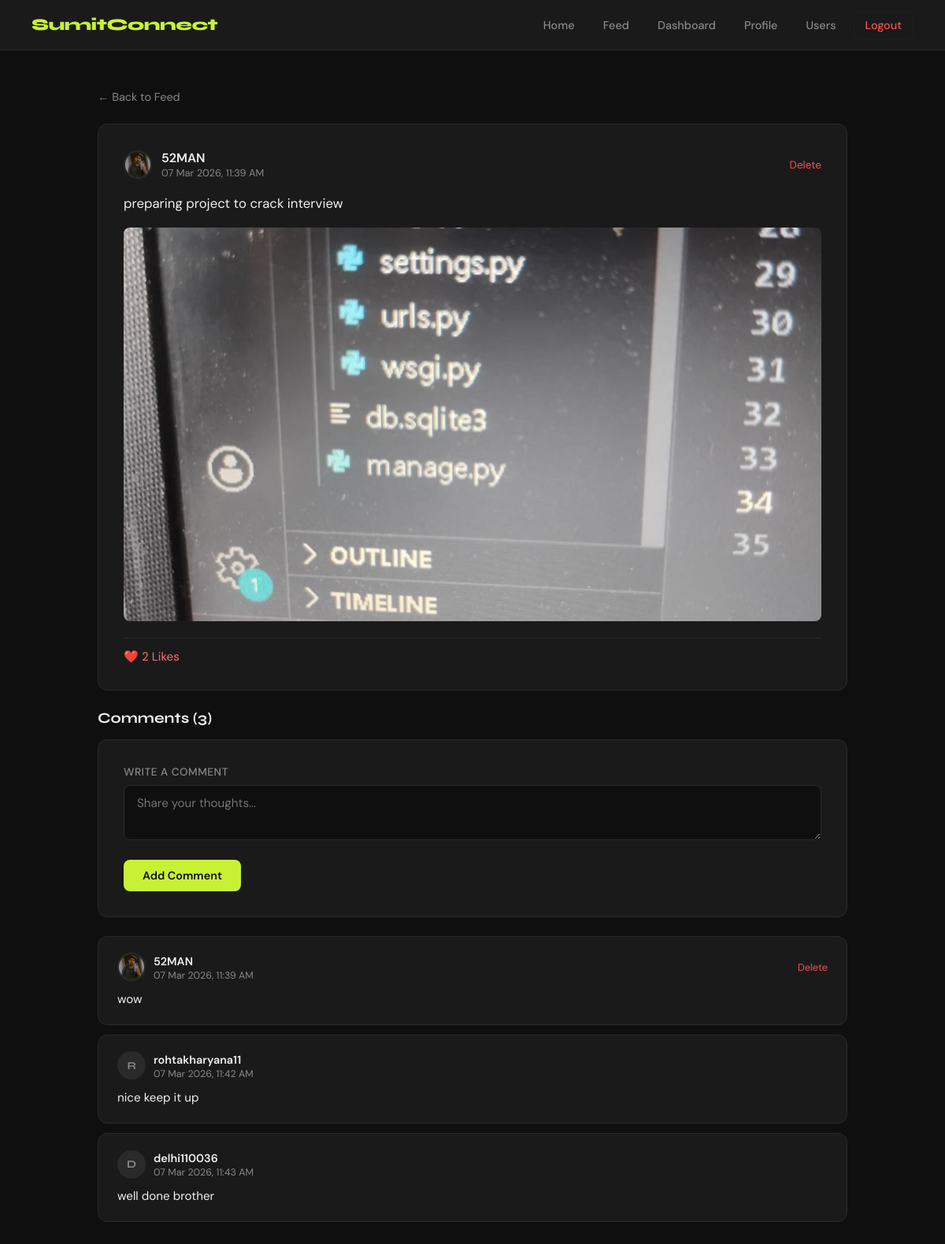
The page /feed/post/1/ (signed in) on the database its author committed.
### accounts/models.py (models this page shows, shortened)
class Post(models.Model):
    author = models.ForeignKey(User, on_delete=models.CASCADE, related_name='posts')
    content = models.TextField()
    image = models.ImageField(upload_to='post_images/', blank=True, null=True)
    created_at = models.DateTimeField(auto_now_add=True)
    updated_at = models.DateTimeField(auto_now=True)
    class Meta:
        ordering = ['-created_at']  # Newest posts first
    def likes_count(self):
        return self.likes.count()
    def comments_count(self):
        return self.comments.count()
    def is_liked_by(self, user):
        return self.likes.filter(user=user).exists()

class Profile(models.Model):
    user = models.OneToOneField(User, on_delete=models.CASCADE)
    bio = models.TextField(blank=True)
    profile_picture = models.ImageField(upload_to='profile_pics/', blank=True, null=True)

class Comment(models.Model):
    user = models.ForeignKey(User, on_delete=models.CASCADE, related_name='comments')
    post = models.ForeignKey(Post, on_delete=models.CASCADE, related_name='comments')
    content = models.TextField()
    created_at = models.DateTimeField(auto_now_add=True)
    class Meta:
        ordering = ['created_at']  # Oldest comments first

### accounts/views.py (the view, shortened to what this page needs)
# urls.py: path('feed/post/<int:post_id>/', views.post_detail, name='post_detail'),
@login_required
def post_detail(request, post_id):
    post = get_object_or_404(Post, id=post_id)
    comments = post.comments.all()
    post.liked_by_user = post.is_liked_by(request.user)
    context = {
        'post': post,
        'comments': comments,
    }
    return render(request, 'accounts/post_detail.html', context)

### accounts/templates/accounts/post_detail.html (shortened to what this page needs)
{% extends 'accounts/base.html' %}
{% block content %}
<a href="{% url 'feed' %}" class="text-muted" style="text-decoration:none; font-size:0.9rem;">
  ← Back to Feed
</a>
<div class="card" style="margin-top:24px; margin-bottom:24px;">
  <div style="display:flex; align-items:center; gap:12px; margin-bottom:16px;">
    {% if post.author.profile.profile_picture %}
      <img src="{{ post.author.profile.profile_picture.url }}" class="avatar avatar-sm" />
    {% else %}
      <div class="avatar-placeholder avatar-sm" style="font-size:0.85rem;">
        {{ post.author.username|first|upper }}
      </div>
    {% endif %}
    <div style="flex:1;">
      <a href="{% url 'user_profile' post.author.username %}"
         style="color:var(--text); text-decoration:none; font-weight:600;">
        {{ post.author.username }}
      </a>
      <div class="text-muted" style="font-size:0.8rem;">
        {{ post.created_at|date:"d M Y, h:i A" }}
      </div>
    </div>
    {% if post.author == request.user %}
      <a href="{% url 'delete_post' post.id %}"
         onclick="return confirm('Delete this post?')"
         style="color:var(--danger); font-size:0.85rem; text-decoration:none;">
        Delete
      </a>
    {% endif %}
  </div>
  <p style="line-height:1.7; margin-bottom:16px; font-size:1.05rem;">{{ post.content }}</p>
  {% if post.image %}
    <img
      src="{{ post.image.url }}"
      style="width:100%; max-height:500px; object-fit:cover; border-radius:8px; margin-bottom:16px;"
    />
  {% endif %}
  <div style="padding-top:12px; border-top:1px solid var(--border);">
    <a href="{% url 'like_post' post.id %}?next=/feed/post/{{ post.id }}/"
       style="text-decoration:none; display:inline-flex; align-items:center; gap:6px;
              color:{% if post.liked_by_user %}#ff6b6b{% else %}var(--muted){% endif %}; font-size:0.95rem;">
      {% if post.liked_by_user %}❤️{% else %}🤍{% endif %}
      {{ post.likes_count }} Like{{ post.likes_count|pluralize }}
    </a>
  </div>
</div>
<h3 style="font-family:'Syne',sans-serif; font-weight:700; margin-bottom:16px;">
  Comments ({{ post.comments_count }})
</h3>
<div class="card" style="margin-bottom:24px;">
  <form method="POST">
    <div class="form-group">
      <label>Write a comment</label>
      <textarea name="content" placeholder="Share your thoughts..." style="min-height:70px;"></textarea>
    </div>
    <button type="submit" class="btn btn-primary">Add Comment</button>
  </form>
</div>
{% if comments %}
  {% for comment in comments %}
    <div class="card" style="margin-bottom:12px; padding:20px 24px;">
      <div style="display:flex; align-items:center; gap:10px; margin-bottom:10px;">
        {% if comment.user.profile.profile_picture %}
          <img src="{{ comment.user.profile.profile_picture.url }}" class="avatar avatar-sm" />
        {% else %}
          <div class="avatar-placeholder avatar-sm" style="font-size:0.85rem;">
            {{ comment.user.username|first|upper }}
          </div>
        {% endif %}
        <div style="flex:1;">
          <a href="{% url 'user_profile' comment.user.username %}"
             style="color:var(--text); text-decoration:none; font-weight:600; font-size:0.9rem;">
            {{ comment.user.username }}
          </a>
          <div class="text-muted" style="font-size:0.78rem;">
            {{ comment.created_at|date:"d M Y, h:i A" }}
          </div>
        </div>
        {% if comment.user == request.user %}
          <a href="{% url 'delete_comment' comment.id %}"
             onclick="return confirm('Delete this comment?')"
             style="color:var(--danger); font-size:0.8rem; text-decoration:none;">
            Delete
          </a>
        {% endif %}
      </div>
      <p style="color:var(--text); line-height:1.6; font-size:0.95rem;">{{ comment.content }}</p>
    </div>
  {% endfor %}
{% else %}
  <div class="card" style="text-align:center; padding:32px;">
    <div class="text-muted">No comments yet — be the first!</div>
  </div>
{% endif %}
{% endblock %}

### accounts/templates/accounts/base.html (shortened to what this page needs)
<!DOCTYPE html>
<html lang="en">
<head>
</head>
<body>
  <nav>
    <a href="{% url 'home' %}" class="nav-brand">SumitConnect</a>
    <div class="nav-links">
      {% if user.is_authenticated %}
        <a href="{% url 'home' %}">Home</a>
        <a href="{% url 'feed' %}">Feed</a>
        <a href="{% url 'dashboard' %}">Dashboard</a>
        <a href="{% url 'profile' %}">Profile</a>
        <a href="{% url 'users_list' %}">Users</a>
        <a href="{% url 'logout' %}" class="logout-btn">Logout</a>
      {% else %}
        <a href="{% url 'login' %}">Login</a>
        <a href="{% url 'signup' %}" class="active">Sign Up</a>
      {% endif %}
    </div>
  </nav>
  <div class="page-wrapper">
    {% block content %}{% endblock %}
  </div>
</body>
</html>

### accounts/templates/accounts/base.html (style rules this page uses)
*, *::before, *::after { box-sizing: border-box; margin: 0; padding: 0; }
:root { --bg: #0f0f0f; --surface: #1a1a1a; --border: #2a2a2a; --accent: #c8f135; --accent-dark: #a8d020; --text: #f0f0f0; --muted: #888; --danger: #ff4d4d; --radius: 12px; }
body { font-family: 'DM Sans', sans-serif; background: var(--bg); color: var(--text); min-height: 100vh; }
nav { background: var(--surface); border-bottom: 1px solid var(--border); padding: 0 40px; display: flex; align-items: center; justify-content: space-between; height: 64px; position: sticky; top: 0; z-index: 100; }
.nav-brand { font-family: 'Syne', sans-serif; font-weight: 800; font-size: 1.3rem; color: var(--accent); text-decoration: none; letter-spacing: -0.5px; }
.nav-links { display: flex; align-items: center; gap: 8px; }
.nav-links a { color: var(--muted); text-decoration: none; font-size: 0.9rem; font-weight: 500; padding: 8px 14px; border-radius: 8px; transition: all 0.2s; }
.nav-links a.logout-btn { color: var(--danger); border: 1px solid #2a1a1a; }
.page-wrapper { max-width: 1000px; margin: 0 auto; padding: 48px 24px; }
.card { background: var(--surface); border: 1px solid var(--border); border-radius: var(--radius); padding: 32px; }
.form-group { margin-bottom: 20px; }
.form-group label { display: block; font-size: 0.85rem; font-weight: 500; color: var(--muted); margin-bottom: 8px; text-transform: uppercase; letter-spacing: 0.5px; }
.form-group input, .form-group textarea { width: 100%; background: var(--bg); border: 1px solid var(--border); border-radius: 8px; padding: 12px 16px; color: var(--text); font-family: 'DM Sans', sans-serif; font-size: 0.95rem; transition: border-color 0.2s; outline: none; }
.form-group textarea { resize: vertical; min-height: 100px; }
.btn { display: inline-block; padding: 11px 24px; border-radius: 8px; font-family: 'DM Sans', sans-serif; font-size: 0.9rem; font-weight: 600; cursor: pointer; border: none; text-decoration: none; transition: all 0.2s; }
.btn-primary { background: var(--accent); color: var(--bg); }
.avatar { border-radius: 50%; object-fit: cover; border: 2px solid var(--border); }
.avatar-sm { width: 36px; height: 36px; }
.avatar-placeholder { border-radius: 50%; background: var(--border); display: flex; align-items: center; justify-content: center; font-family: 'Syne', sans-serif; font-weight: 700; color: var(--muted); flex-shrink: 0; }
.text-muted { color: var(--muted); font-size: 0.9rem; }

### rows shown on the page
Post: author.profile.profile_picture (picture), author.username "52MAN", created_at "07 Mar 2026, 11:39 AM", content "preparing project to crack interview", image (picture), likes_count "2", comments_count "3"
Comment: user.profile.profile_picture (picture), user.username "52MAN", created_at "07 Mar 2026, 11:39 AM", shows "Delete", content "wow"
Comment: user.username|first "R", user.username "rohtakharyana11", created_at "07 Mar 2026, 11:42 AM", content "nice keep it up"
Comment: user.username|first "D", user.username "delhi110036", created_at "07 Mar 2026, 11:43 AM", content "well done brother"
